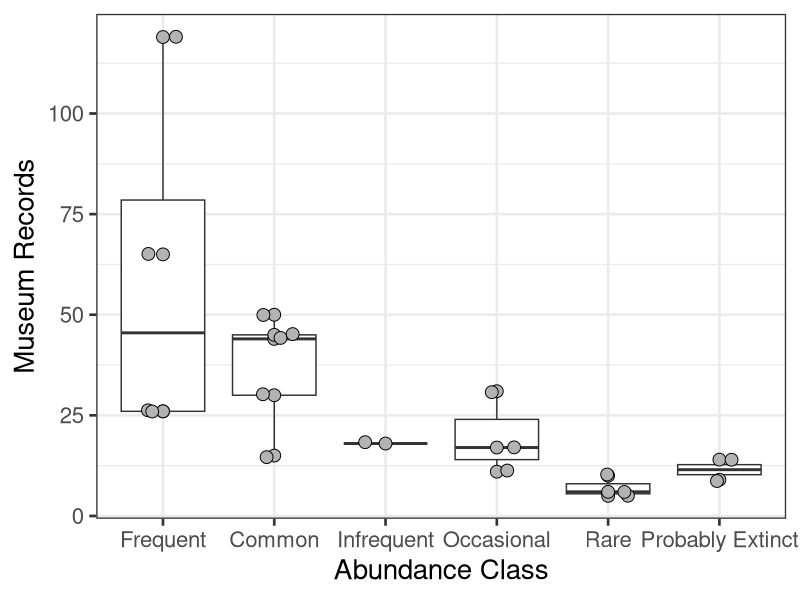
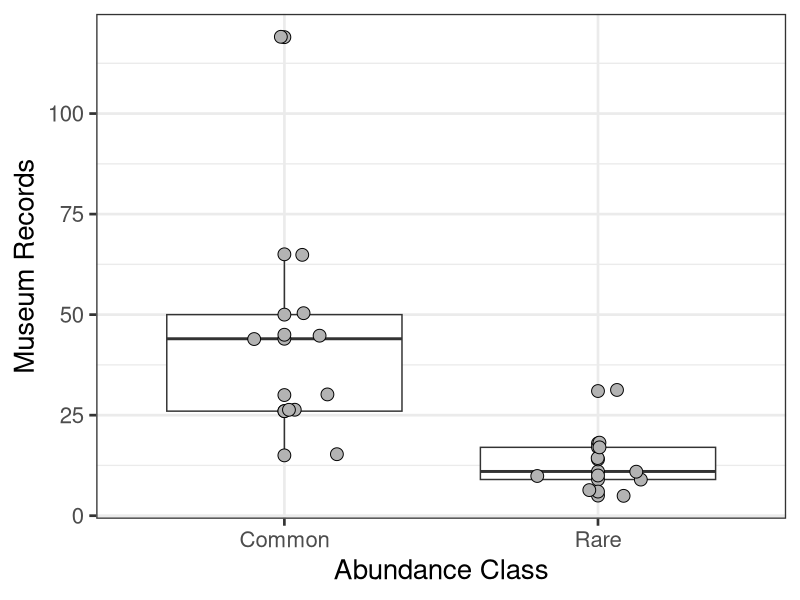
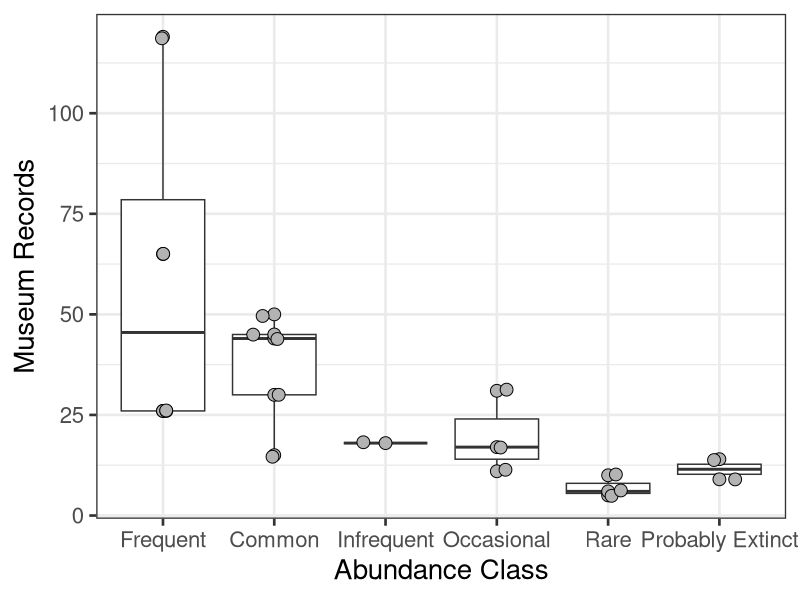
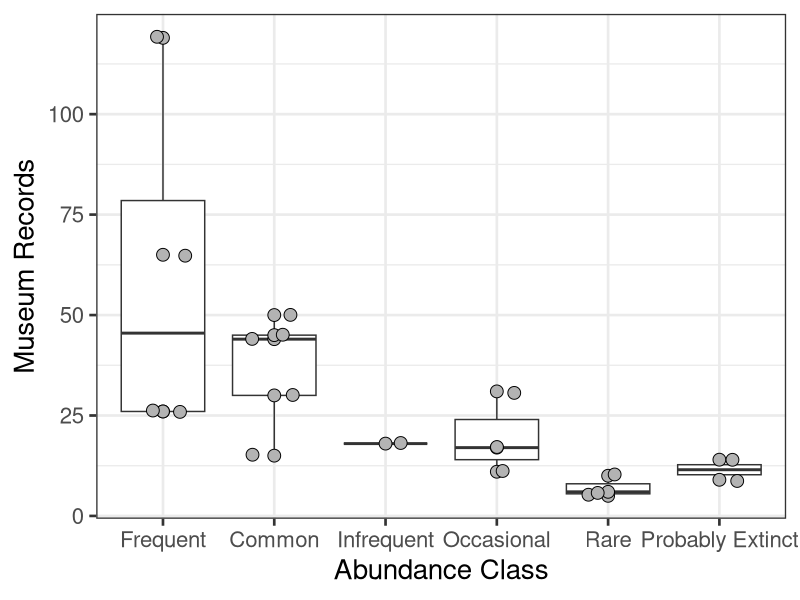
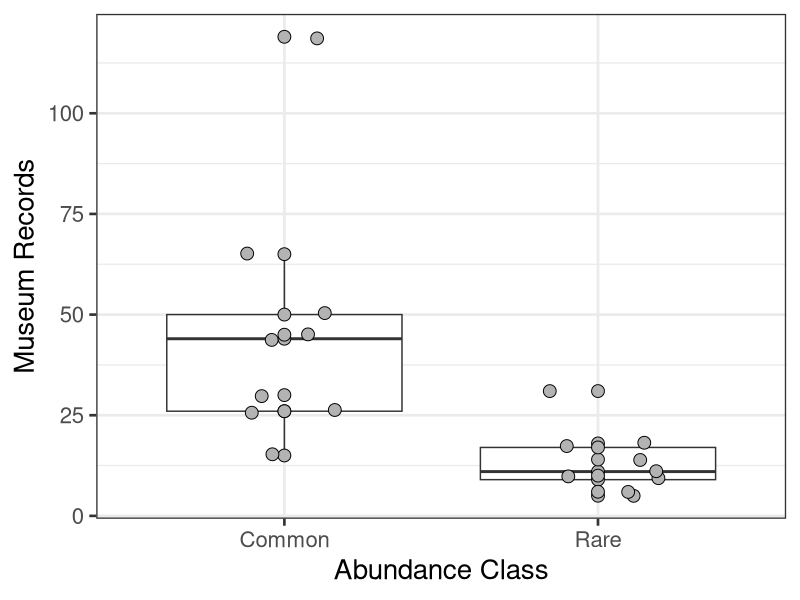
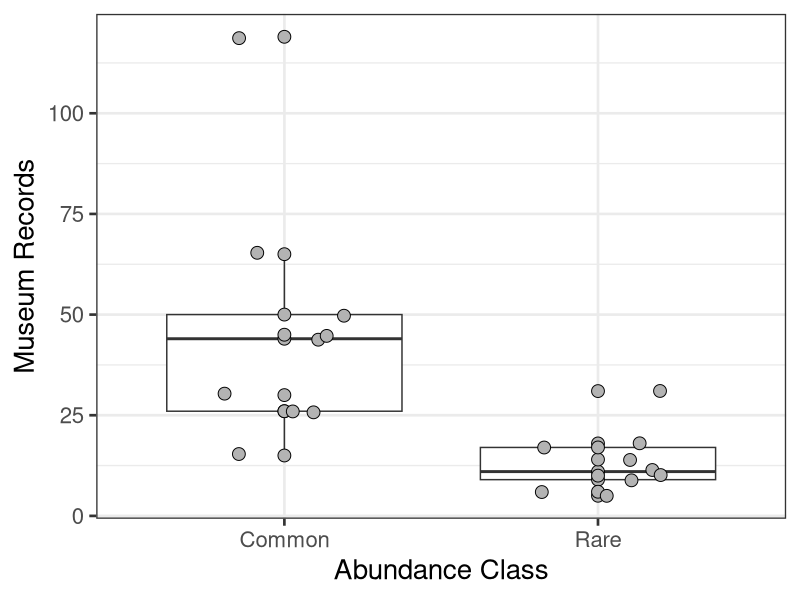

Generate these figures, in order, with R:
# --------------------------------------
# Read in Primack Middlesex Ericacea data
# Compiled from notebooks from Primack
# IMG_6196.JPG
# 25 Apr 2020
# NJG
# --------------------------------------
#
library(ggplot2)
# set up data frame
df <- read.table(file="FormattedData/x_primack_concord_ericacea.csv",
                 stringsAsFactors = FALSE,
                 comment.char="#",
                 sep=",",
                 header=TRUE)
# reorder groups
df$Abundance.Rank <- factor(df$Abundance.Rank,
                       levels = c('Frequent',
                                  'Common',
                                  'Infrequent',
                                  'Occasional',
                                  'Rare',
                                  'Probably Extinct'),
                       ordered = TRUE)
# boxplot and ANOVA with full Eaton rankings
model_1 <- aov(data=df,Herbarium.Specimens~Abundance.Rank)
summary(model_1)
model_1r <- lm(data=df,Herbarium.Specimens~Abundance.Rank)
summary(model_1r)


figure_1 <- ggplot(data=df,aes(x=Abundance.Rank,
                               y=Herbarium.Specimens)) +
geom_boxplot() +
geom_point(size=4,shape=21,
           color="black",fill="grey70") +
  geom_jitter(width=0.2,size=4, shape=21,
              color="black",fill="grey70") +
  xlab("Abundance Class") +
  ylab("Museum Records") + 
  theme_bw(base_size=20)

print(figure_1)
ggsave(plot=figure_1, filename="Output/x_ConcordEricaceaFull.pdf",width=11,height=8.55,units="in",device="pdf") 
ggsave(plot=figure_1, filename="Output/x_ConcordEricaceaFull.jpeg",width=11,height=8.55,units="in",device="jpeg") 


# boxplot and ANOVA with collapsed Primack rankings
model_1 <- aov(data=df,Herbarium.Specimens~Simple.Rank)
summary(model_1)
model_1r <- lm(data=df,Herbarium.Specimens~Simple.Rank)
summary(model_1r)


figure_2 <- ggplot(data=df,aes(x=Simple.Rank,
                               y=Herbarium.Specimens)) +
geom_boxplot() +
geom_point(size=4,shape=21,
           color="black",fill="grey70") +
  geom_jitter(width=0.2,size=4,shape=21,
              color="black",fill="grey70") +
  xlab("Abundance Class") +
  ylab("Museum Records") + 
  theme_bw(base_size=20)

print(figure_2)
ggsave(plot=figure_2, filename="Output/x_ConcordEricaceaSimple.pdf",width=11,height=8.55,units="in",device="pdf") 
ggsave(plot=figure_2, filename="Output/x_ConcordEricaceaSimple.jpeg",width=11,height=8.55,units="in",device="jpeg") 